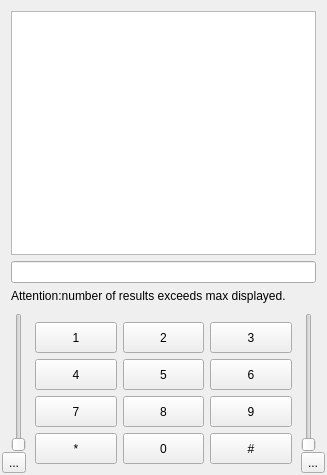
<?xml version="1.0" encoding="UTF-8"?>
<ui version="4.0">
 <class>SFLPhone</class>
 <widget class="QWidget" name="SFLPhone">
  <property name="geometry">
   <rect>
    <x>0</x>
    <y>0</y>
    <width>327</width>
    <height>475</height>
   </rect>
  </property>
  <property name="windowTitle">
   <string>Form</string>
  </property>
  <layout class="QVBoxLayout" name="verticalLayout">
   <property name="spacing">
    <number>1</number>
   </property>
   <property name="margin">
    <number>2</number>
   </property>
   <item>
    <widget class="QStackedWidget" name="stackedWidget_screen">
     <property name="sizePolicy">
      <sizepolicy hsizetype="Preferred" vsizetype="Expanding">
       <horstretch>0</horstretch>
       <verstretch>0</verstretch>
      </sizepolicy>
     </property>
     <property name="currentIndex">
      <number>2</number>
     </property>
     <widget class="QWidget" name="page_callList">
      <layout class="QHBoxLayout" name="horizontalLayout_3">
       <item>
        <widget class="QListWidget" name="listWidget_callList">
         <property name="sizePolicy">
          <sizepolicy hsizetype="Expanding" vsizetype="Expanding">
           <horstretch>0</horstretch>
           <verstretch>0</verstretch>
          </sizepolicy>
         </property>
        </widget>
       </item>
      </layout>
     </widget>
     <widget class="QWidget" name="page_callHistory">
      <layout class="QVBoxLayout" name="verticalLayout_3">
       <item>
        <widget class="QListWidget" name="listWidget_callHistory"/>
       </item>
       <item>
        <widget class="QLineEdit" name="lineEdit_searchHistory"/>
       </item>
      </layout>
     </widget>
     <widget class="QWidget" name="page_addressBook">
      <layout class="QVBoxLayout" name="verticalLayout_5">
       <item>
        <widget class="QListWidget" name="listWidget_addressBook"/>
       </item>
       <item>
        <widget class="QLineEdit" name="lineEdit_addressBook"/>
       </item>
       <item>
        <widget class="QLabel" name="label_addressBookFull">
         <property name="text">
          <string>Attention:number of results exceeds max displayed.</string>
         </property>
        </widget>
       </item>
      </layout>
     </widget>
    </widget>
   </item>
   <item>
    <widget class="QWidget" name="widget_dialpadAndControls" native="true">
     <property name="sizePolicy">
      <sizepolicy hsizetype="Preferred" vsizetype="Minimum">
       <horstretch>0</horstretch>
       <verstretch>0</verstretch>
      </sizepolicy>
     </property>
     <property name="maximumSize">
      <size>
       <width>16777215</width>
       <height>160</height>
      </size>
     </property>
     <layout class="QHBoxLayout" name="horizontalLayout_2">
      <property name="spacing">
       <number>0</number>
      </property>
      <property name="margin">
       <number>0</number>
      </property>
      <item>
       <widget class="QWidget" name="widget_recVol" native="true">
        <property name="layoutDirection">
         <enum>Qt::RightToLeft</enum>
        </property>
        <layout class="QVBoxLayout" name="verticalLayout_4">
         <property name="spacing">
          <number>0</number>
         </property>
         <property name="margin">
          <number>0</number>
         </property>
         <item>
          <widget class="QSlider" name="slider_recVol">
           <property name="sizePolicy">
            <sizepolicy hsizetype="Fixed" vsizetype="Expanding">
             <horstretch>0</horstretch>
             <verstretch>0</verstretch>
            </sizepolicy>
           </property>
           <property name="minimumSize">
            <size>
             <width>0</width>
             <height>50</height>
            </size>
           </property>
           <property name="layoutDirection">
            <enum>Qt::RightToLeft</enum>
           </property>
           <property name="autoFillBackground">
            <bool>false</bool>
           </property>
           <property name="maximum">
            <number>100</number>
           </property>
           <property name="orientation">
            <enum>Qt::Vertical</enum>
           </property>
           <property name="invertedAppearance">
            <bool>false</bool>
           </property>
           <property name="invertedControls">
            <bool>false</bool>
           </property>
           <property name="tickPosition">
            <enum>QSlider::NoTicks</enum>
           </property>
          </widget>
         </item>
         <item>
          <widget class="QToolButton" name="toolButton_recVol">
           <property name="text">
            <string>...</string>
           </property>
           <property name="icon">
            <iconset>
             <normaloff>:/Images/mic_75.svg</normaloff>:/Images/mic_75.svg</iconset>
           </property>
           <property name="checkable">
            <bool>true</bool>
           </property>
          </widget>
         </item>
        </layout>
        <zorder>toolButton_recVol</zorder>
        <zorder>slider_recVol</zorder>
       </widget>
      </item>
      <item>
       <widget class="QWidget" name="widget_dialpad" native="true">
        <layout class="QGridLayout" name="gridLayout">
         <item row="0" column="1">
          <widget class="QPushButton" name="pushButton_1">
           <property name="sizePolicy">
            <sizepolicy hsizetype="Expanding" vsizetype="Expanding">
             <horstretch>0</horstretch>
             <verstretch>0</verstretch>
            </sizepolicy>
           </property>
           <property name="text">
            <string>1</string>
           </property>
          </widget>
         </item>
         <item row="0" column="2">
          <widget class="QPushButton" name="pushButton_2">
           <property name="sizePolicy">
            <sizepolicy hsizetype="Expanding" vsizetype="Expanding">
             <horstretch>0</horstretch>
             <verstretch>0</verstretch>
            </sizepolicy>
           </property>
           <property name="text">
            <string>2</string>
           </property>
           <property name="shortcut">
            <string>2</string>
           </property>
          </widget>
         </item>
         <item row="0" column="3">
          <widget class="QPushButton" name="pushButton_3">
           <property name="sizePolicy">
            <sizepolicy hsizetype="Expanding" vsizetype="Expanding">
             <horstretch>0</horstretch>
             <verstretch>0</verstretch>
            </sizepolicy>
           </property>
           <property name="text">
            <string>3</string>
           </property>
          </widget>
         </item>
         <item row="1" column="1">
          <widget class="QPushButton" name="pushButton_4">
           <property name="sizePolicy">
            <sizepolicy hsizetype="Expanding" vsizetype="Expanding">
             <horstretch>0</horstretch>
             <verstretch>0</verstretch>
            </sizepolicy>
           </property>
           <property name="text">
            <string>4</string>
           </property>
          </widget>
         </item>
         <item row="1" column="2">
          <widget class="QPushButton" name="pushButton_5">
           <property name="sizePolicy">
            <sizepolicy hsizetype="Expanding" vsizetype="Expanding">
             <horstretch>0</horstretch>
             <verstretch>0</verstretch>
            </sizepolicy>
           </property>
           <property name="text">
            <string>5</string>
           </property>
          </widget>
         </item>
         <item row="1" column="3">
          <widget class="QPushButton" name="pushButton_6">
           <property name="sizePolicy">
            <sizepolicy hsizetype="Expanding" vsizetype="Expanding">
             <horstretch>0</horstretch>
             <verstretch>0</verstretch>
            </sizepolicy>
           </property>
           <property name="text">
            <string>6</string>
           </property>
          </widget>
         </item>
         <item row="2" column="1">
          <widget class="QPushButton" name="pushButton_7">
           <property name="sizePolicy">
            <sizepolicy hsizetype="Expanding" vsizetype="Expanding">
             <horstretch>0</horstretch>
             <verstretch>0</verstretch>
            </sizepolicy>
           </property>
           <property name="text">
            <string>7</string>
           </property>
          </widget>
         </item>
         <item row="2" column="2">
          <widget class="QPushButton" name="pushButton_8">
           <property name="sizePolicy">
            <sizepolicy hsizetype="Expanding" vsizetype="Expanding">
             <horstretch>0</horstretch>
             <verstretch>0</verstretch>
            </sizepolicy>
           </property>
           <property name="text">
            <string>8</string>
           </property>
          </widget>
         </item>
         <item row="2" column="3">
          <widget class="QPushButton" name="pushButton_9">
           <property name="sizePolicy">
            <sizepolicy hsizetype="Expanding" vsizetype="Expanding">
             <horstretch>0</horstretch>
             <verstretch>0</verstretch>
            </sizepolicy>
           </property>
           <property name="text">
            <string>9</string>
           </property>
          </widget>
         </item>
         <item row="3" column="1">
          <widget class="QPushButton" name="pushButton_etoile">
           <property name="sizePolicy">
            <sizepolicy hsizetype="Expanding" vsizetype="Expanding">
             <horstretch>0</horstretch>
             <verstretch>0</verstretch>
            </sizepolicy>
           </property>
           <property name="text">
            <string>*</string>
           </property>
          </widget>
         </item>
         <item row="3" column="2">
          <widget class="QPushButton" name="pushButton_0">
           <property name="sizePolicy">
            <sizepolicy hsizetype="Expanding" vsizetype="Expanding">
             <horstretch>0</horstretch>
             <verstretch>0</verstretch>
            </sizepolicy>
           </property>
           <property name="text">
            <string>0</string>
           </property>
          </widget>
         </item>
         <item row="3" column="3">
          <widget class="QPushButton" name="pushButton_diese">
           <property name="sizePolicy">
            <sizepolicy hsizetype="Expanding" vsizetype="Expanding">
             <horstretch>0</horstretch>
             <verstretch>0</verstretch>
            </sizepolicy>
           </property>
           <property name="text">
            <string>#</string>
           </property>
          </widget>
         </item>
        </layout>
       </widget>
      </item>
      <item>
       <widget class="QWidget" name="widget_sndVol" native="true">
        <layout class="QVBoxLayout" name="verticalLayout_2">
         <property name="spacing">
          <number>0</number>
         </property>
         <property name="margin">
          <number>0</number>
         </property>
         <item>
          <widget class="QSlider" name="slider_sndVol">
           <property name="sizePolicy">
            <sizepolicy hsizetype="Fixed" vsizetype="Expanding">
             <horstretch>0</horstretch>
             <verstretch>0</verstretch>
            </sizepolicy>
           </property>
           <property name="minimumSize">
            <size>
             <width>0</width>
             <height>50</height>
            </size>
           </property>
           <property name="layoutDirection">
            <enum>Qt::LeftToRight</enum>
           </property>
           <property name="autoFillBackground">
            <bool>false</bool>
           </property>
           <property name="maximum">
            <number>100</number>
           </property>
           <property name="orientation">
            <enum>Qt::Vertical</enum>
           </property>
           <property name="tickPosition">
            <enum>QSlider::NoTicks</enum>
           </property>
          </widget>
         </item>
         <item>
          <widget class="QToolButton" name="toolButton_sndVol">
           <property name="text">
            <string>...</string>
           </property>
           <property name="icon">
            <iconset>
             <normaloff>:/Images/speaker_75.svg</normaloff>:/Images/speaker_75.svg</iconset>
           </property>
           <property name="checkable">
            <bool>true</bool>
           </property>
           <property name="checked">
            <bool>false</bool>
           </property>
          </widget>
         </item>
        </layout>
       </widget>
      </item>
     </layout>
    </widget>
   </item>
  </layout>
  <action name="action_accept">
   <property name="icon">
    <iconset resource="resources.qrc">
     <normaloff>:/images/icons/call.svg</normaloff>:/images/icons/call.svg</iconset>
   </property>
   <property name="text">
    <string>&amp;Pick up</string>
   </property>
  </action>
  <action name="action_refuse">
   <property name="icon">
    <iconset resource="resources.qrc">
     <normaloff>:/images/icons/hang_up.svg</normaloff>:/images/icons/hang_up.svg</iconset>
   </property>
   <property name="text">
    <string>&amp;Hang up</string>
   </property>
  </action>
  <action name="action_hold">
   <property name="icon">
    <iconset resource="resources.qrc">
     <normaloff>:/images/icons/hold.svg</normaloff>:/images/icons/hold.svg</iconset>
   </property>
   <property name="text">
    <string>H&amp;old</string>
   </property>
  </action>
  <action name="action_transfer">
   <property name="checkable">
    <bool>true</bool>
   </property>
   <property name="icon">
    <iconset resource="resources.qrc">
     <normaloff>:/images/icons/transfert.svg</normaloff>:/images/icons/transfert.svg</iconset>
   </property>
   <property name="text">
    <string>&amp;Transfer</string>
   </property>
  </action>
  <action name="action_history">
   <property name="checkable">
    <bool>true</bool>
   </property>
   <property name="icon">
    <iconset resource="resources.qrc">
     <normaloff>:/images/icons/history2.svg</normaloff>:/images/icons/history2.svg</iconset>
   </property>
   <property name="text">
    <string>H&amp;istory</string>
   </property>
  </action>
  <action name="action_mailBox">
   <property name="icon">
    <iconset resource="resources.qrc">
     <normaloff>:/images/icons/mailbox.svg</normaloff>:/images/icons/mailbox.svg</iconset>
   </property>
   <property name="text">
    <string>&amp;Mailbox</string>
   </property>
  </action>
  <action name="action_configureAccounts">
   <property name="icon">
    <iconset resource="resources.qrc">
     <normaloff>:/images/icons/stock_person.svg</normaloff>:/images/icons/stock_person.svg</iconset>
   </property>
   <property name="text">
    <string>Configure &amp;accounts</string>
   </property>
  </action>
  <action name="action_configureAudio">
   <property name="icon">
    <iconset resource="resources.qrc">
     <normaloff>:/images/icons/icon_volume.svg</normaloff>:/images/icons/icon_volume.svg</iconset>
   </property>
   <property name="text">
    <string>Configure a&amp;udio</string>
   </property>
  </action>
  <action name="action_configureSflPhone">
   <property name="icon">
    <iconset resource="resources.qrc">
     <normaloff>:/images/icons/sflphone.png</normaloff>:/images/icons/sflphone.png</iconset>
   </property>
   <property name="text">
    <string>&amp;Configure SFLPhone</string>
   </property>
  </action>
  <action name="action_displayVolumeControls">
   <property name="checkable">
    <bool>true</bool>
   </property>
   <property name="checked">
    <bool>true</bool>
   </property>
   <property name="icon">
    <iconset resource="resources.qrc">
     <normaloff>:/images/icons/icon_volume_off.svg</normaloff>:/images/icons/icon_volume_off.svg</iconset>
   </property>
   <property name="text">
    <string>Display &amp;volume bars</string>
   </property>
  </action>
  <action name="action_About">
   <property name="text">
    <string>&amp;About</string>
   </property>
  </action>
  <action name="action_displayDialpad">
   <property name="checkable">
    <bool>true</bool>
   </property>
   <property name="checked">
    <bool>true</bool>
   </property>
   <property name="icon">
    <iconset resource="resources.qrc">
     <normaloff>:/images/icons/icon_dialpad.svg</normaloff>:/images/icons/icon_dialpad.svg</iconset>
   </property>
   <property name="text">
    <string>Display &amp;dialpad</string>
   </property>
  </action>
  <action name="action_record">
   <property name="checkable">
    <bool>true</bool>
   </property>
   <property name="icon">
    <iconset resource="resources.qrc">
     <normaloff>:/images/icons/del_off.png</normaloff>:/images/icons/del_off.png</iconset>
   </property>
   <property name="text">
    <string>&amp;Record</string>
   </property>
  </action>
  <action name="action_accountCreationWizard">
   <property name="text">
    <string>Account creation &amp;wizard</string>
   </property>
  </action>
  <action name="action_addressBook">
   <property name="checkable">
    <bool>true</bool>
   </property>
   <property name="icon">
    <iconset resource="resources.qrc">
     <normaloff>:/images/icons/x-office-address-book.png</normaloff>:/images/icons/x-office-address-book.png</iconset>
   </property>
   <property name="text">
    <string>Address book</string>
   </property>
  </action>
 </widget>
 <resources>
  <include location="resources.qrc"/>
 </resources>
 <connections/>
</ui>
